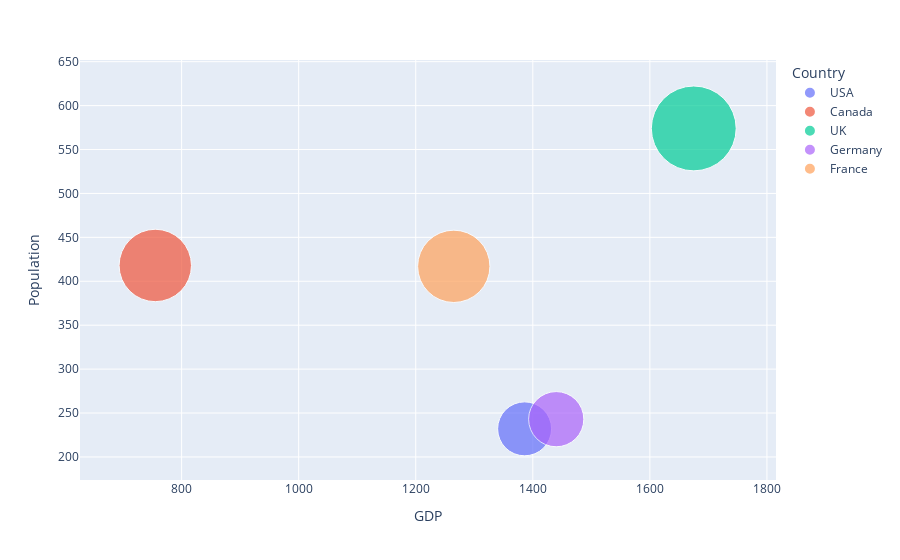

Write notebook code for a chart like this one.
### Code cell
fig = px.scatter(df9, x='GDP', y='Population', size='Population', color='Country',hover_name='Country',size_max=60)

fig.show()

### Figure 1 — Plotly figure (JSON) as saved in the notebook; plotly's stock layout.template omitted (floating-point values rounded to 4 significant figures)
{"data": [{"hovertemplate": "<b>%{hovertext}</b><br><br>Country=USA<br>GDP=%{x}<br>Population=%{marker.size}<extra></extra>", "hovertext": ["USA"], "legendgroup": "USA", "marker": {"color": "#636efa", "size": [232], "sizemode": "area", "sizeref": 0.1594, "symbol": "circle"}, "mode": "markers", "name": "USA", "orientation": "v", "showlegend": true, "type": "scatter", "x": [1386], "xaxis": "x", "y": [232], "yaxis": "y"}, {"hovertemplate": "<b>%{hovertext}</b><br><br>Country=Canada<br>GDP=%{x}<br>Population=%{marker.size}<extra></extra>", "hovertext": ["Canada"], "legendgroup": "Canada", "marker": {"color": "#EF553B", "size": [418], "sizemode": "area", "sizeref": 0.1594, "symbol": "circle"}, "mode": "markers", "name": "Canada", "orientation": "v", "showlegend": true, "type": "scatter", "x": [755], "xaxis": "x", "y": [418], "yaxis": "y"}, {"hovertemplate": "<b>%{hovertext}</b><br><br>Country=UK<br>GDP=%{x}<br>Population=%{marker.size}<extra></extra>", "hovertext": ["UK"], "legendgroup": "UK", "marker": {"color": "#00cc96", "size": [574], "sizemode": "area", "sizeref": 0.1594, "symbol": "circle"}, "mode": "markers", "name": "UK", "orientation": "v", "showlegend": true, "type": "scatter", "x": [1675], "xaxis": "x", "y": [574], "yaxis": "y"}, {"hovertemplate": "<b>%{hovertext}</b><br><br>Country=Germany<br>GDP=%{x}<br>Population=%{marker.size}<extra></extra>", "hovertext": ["Germany"], "legendgroup": "Germany", "marker": {"color": "#ab63fa", "size": [243], "sizemode": "area", "sizeref": 0.1594, "symbol": "circle"}, "mode": "markers", "name": "Germany", "orientation": "v", "showlegend": true, "type": "scatter", "x": [1440], "xaxis": "x", "y": [243], "yaxis": "y"}, {"hovertemplate": "<b>%{hovertext}</b><br><br>Country=France<br>GDP=%{x}<br>Population=%{marker.size}<extra></extra>", "hovertext": ["France"], "legendgroup": "France", "marker": {"color": "#FFA15A", "size": [417], "sizemode": "area", "sizeref": 0.1594, "symbol": "circle"}, "mode": "markers", "name": "France", "orientation": "v", "showlegend": true, "type": "scatter", "x": [1265], "xaxis": "x", "y": [417], "yaxis": "y"}], "layout": {"legend": {"itemsizing": "constant", "title": {"text": "Country"}, "tracegroupgap": 0}, "margin": {"t": 60}, "xaxis": {"anchor": "y", "domain": [0, 1], "title": {"text": "GDP"}}, "yaxis": {"anchor": "x", "domain": [0, 1], "title": {"text": "Population"}}}}
